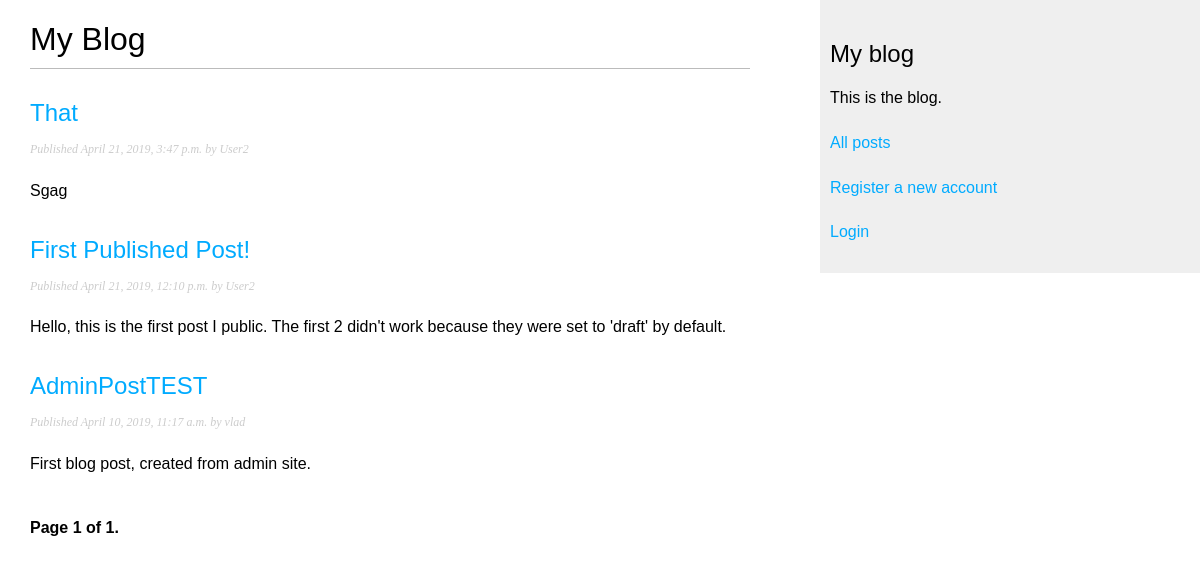
Screenshot of /blog/ with the database file from the repository.
### blog/models.py (models this page shows, shortened)
class Post(models.Model):
    STATUS_CHOICES = (
        ('draft', 'Draft'),
        ('published', 'Published'),
    )
    title = models.CharField(max_length=250)
    slug = models.SlugField(max_length=250,
                            unique_for_date='publish')
    author = models.ForeignKey(User,
                               on_delete=models.CASCADE,
                               related_name='blog_posts')
    body = models.TextField()
    publish = models.DateTimeField(default=timezone.now)
    created = models.DateTimeField(auto_now_add=True)
    updated = models.DateTimeField(auto_now=True)
    status = models.CharField(max_length=10,
                              choices=STATUS_CHOICES,
                              default='draft')
    objects = models.Manager() # The default manager.
    published = PublishedManager() # Our custom manager.
    def get_absolute_url(self):
        return reverse('blog:post_detail',
                       args=[self.publish.year,
                             self.publish.month,
                             self.publish.day,
                             self.slug])
    class Meta:
        ordering = ('-publish',)

### blog/views.py (the view)
# urls.py: path('', views.post_list, name='post_list'),
def post_list(request):
    object_list = Post.published.all()
    paginator = Paginator(object_list, 3)  # 3 posts in each page
    page = request.GET.get('page')
    try:
        posts = paginator.page(page)
    except PageNotAnInteger:
        posts = paginator.page(1)
    except EmptyPage:
        posts = paginator.page(paginator.num_pages)
    return render(request,
                      'blog/post/list.html',
                      {'page': page,
                       'posts': posts})

### blog/models.py (called while the page is built)
    def get_queryset(self):
        return super(PublishedManager,
                     self).get_queryset()\
                          .filter(status='published')

### blog/templates/blog/post/list.html (shortened to what this page needs)
{% extends "blog/base.html" %}
{% block content %}
  <h1>My Blog</h1>
  {% for post in posts %}
    <h2>
      <a href="{{ post.get_absolute_url }}">
        {{ post.title }}
      </a>
    </h2>
    <p class="date">
      Published {{ post.publish }} by {{ post.author }}
    </p>
    {{ post.body|truncatewords:30|linebreaks }}
  {% endfor %}
{% include "pagination.html" with page=posts %}
{% endblock %}

### blog/templates/blog/base.html (shortened to what this page needs)
{% load static %}
<!DOCTYPE html>
<html>
<head>
  <link href="{% static "css/blog.css" %}" rel="stylesheet">
</head>
<body>
  <div id="content">
    {% block content %}
    {% endblock %}
  </div>
<div id="sidebar">
    <h2>My blog</h2>
    {% if request.user.is_authenticated %}
    <p>This is {{request.user}}'s blog.</p>
    {% else %}
    <p>This is the blog.</p>
    {% endif %}
  <p><a href="{% url "blog:post_list" %}">All posts</a></p>
  <p><a href="{% url "blog:register" %}">Register a new account</a></p>
  <p><a href="{% url "blog:login" %}">Login</a></p>
  </div>
</body>
</html>

### blog/templates/pagination.html (shortened to what this page needs)
<div class="pagination">
  <span class="step-links">
    <span class="current">
        Page {{ page.number }} of {{ page.paginator.num_pages }}.
    </span>
  </span>
</div>

### blog/static/css/blog.css (style rules this page uses)
body { margin:0; padding:0; font-family:helvetica, sans-serif; }
p { line-height: 1.8; }
a { color:#00abff; text-decoration:none; }
h1 { font-weight:normal; border-bottom:1px solid #bbb; padding:0 0 10px 0; }
h2 { font-weight:normal; margin:30px 0 0; }
#content { float:left; width:60%; padding:0 0 0 30px; }
#sidebar { float:right; width:30%; padding:10px; background:#efefef; height:100%; }
p.date { color:#ccc; font-family: georgia, serif; font-size: 12px; font-style: italic; }
.pagination { margin:40px 0; font-weight:bold; }

### rows the page displays
Post: title "That", publish "April 21, 2019, 3:47 p.m.", author "User2", body "Sgag"
Post: title "First Published Post!", publish "April 21, 2019, 12:10 p.m.", author "User2", body "Hello, this is the first post I public. The first 2 didn't work because they were set to 'draft' by default."
Post: title "AdminPostTEST", publish "April 10, 2019, 11:17 a.m.", author "vlad", body "First blog post, created from admin site."

### other values shown
{{ page.number }} "1"
{{ page.paginator.num_pages }} "1"
